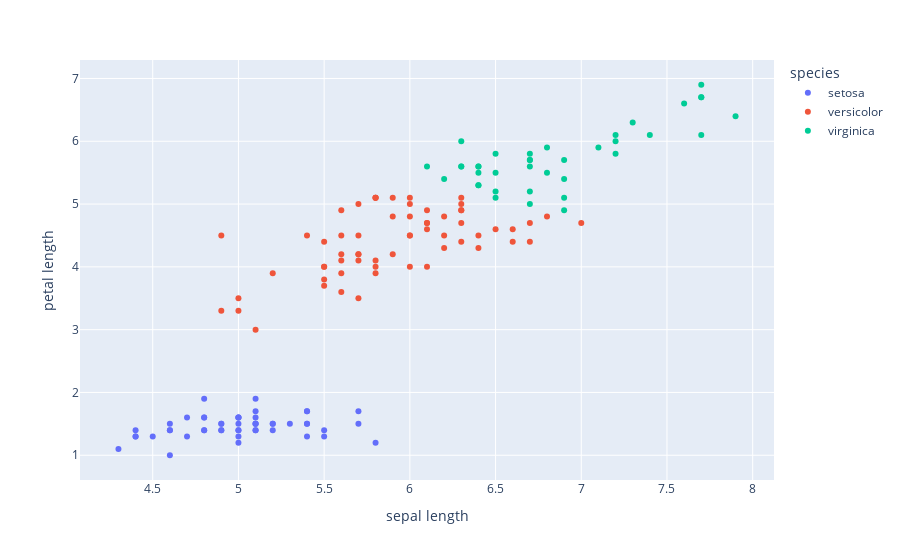

Notebook source saved alongside this figure:
### Code cell
px.scatter(data_frame=data, x = 'sepal length', y = 'petal length',
           color = 'species')

### Figure 1 — Plotly figure (JSON) as saved in the notebook; plotly's stock layout.template omitted (floating-point values rounded to 4 significant figures)
{"data": [{"hovertemplate": "species=setosa<br>sepal length=%{x}<br>petal length=%{y}<extra></extra>", "legendgroup": "setosa", "marker": {"color": "#636efa", "symbol": "circle"}, "mode": "markers", "name": "setosa", "orientation": "v", "showlegend": true, "type": "scatter", "x": [5.1, 4.9, 4.7, 4.6, 5, 5.4, 4.6, 5, 4.4, 4.9, 5.4, 4.8, 4.8, 4.3, 5.8, 5.7, 5.4, 5.1, 5.7, 5.1, 5.4, 5.1, 4.6, 5.1, 4.8, 5, 5, 5.2, 5.2, 4.7, 4.8, 5.4, 5.2, 5.5, 4.9, 5, 5.5, 4.9, 4.4, 5.1, 5, 4.5, 4.4, 5, 5.1, 4.8, 5.1, 4.6, 5.3, 5], "xaxis": "x", "y": [1.4, 1.4, 1.3, 1.5, 1.4, 1.7, 1.4, 1.5, 1.4, 1.5, 1.5, 1.6, 1.4, 1.1, 1.2, 1.5, 1.3, 1.4, 1.7, 1.5, 1.7, 1.5, 1, 1.7, 1.9, 1.6, 1.6, 1.5, 1.4, 1.6, 1.6, 1.5, 1.5, 1.4, 1.5, 1.2, 1.3, 1.4, 1.3, 1.5, 1.3, 1.3, 1.3, 1.6, 1.9, 1.4, 1.6, 1.4, 1.5, 1.4], "yaxis": "y"}, {"hovertemplate": "species=versicolor<br>sepal length=%{x}<br>petal length=%{y}<extra></extra>", "legendgroup": "versicolor", "marker": {"color": "#EF553B", "symbol": "circle"}, "mode": "markers", "name": "versicolor", "orientation": "v", "showlegend": true, "type": "scatter", "x": [7, 6.4, 5.5, 6.5, 5.7, 6.3, 4.9, 6.6, 5.2, 5, 5.9, 6, 6.1, 5.6, 6.7, 5.6, 5.8, 6.2, 5.6, 5.9, 6.1, 6.3, 6.1, 6.4, 6.6, 6.8, 6, 5.7, 5.5, 5.5, 5.8, 6, 5.4, 6, 6.7, 6.3, 5.6, 5.5, 5.5, 6.1, 5.8, 5, 5.6, 5.7, 5.7, 6.2, 5.1, 5.7, 5.8, 4.9, 5.7, 5.8, 6, 5.6, 6.3, 6.2, 6.1, 6.3, 6, 5.8, 6.3, 5.9], "xaxis": "x", "y": [4.7, 4.5, 4, 4.6, 4.5, 4.7, 3.3, 4.6, 3.9, 3.5, 4.2, 4, 4.7, 3.6, 4.4, 4.5, 4.1, 4.5, 3.9, 4.8, 4, 4.9, 4.7, 4.3, 4.4, 4.8, 4.5, 3.5, 3.8, 3.7, 3.9, 5.1, 4.5, 4.5, 4.7, 4.4, 4.1, 4, 4.4, 4.6, 4, 3.3, 4.2, 4.2, 4.2, 4.3, 3, 4.1, 5.1, 4.5, 5, 5.1, 5, 4.9, 4.9, 4.8, 4.9, 5.1, 4.8, 5.1, 5, 5.1], "yaxis": "y"}, {"hovertemplate": "species=virginica<br>sepal length=%{x}<br>petal length=%{y}<extra></extra>", "legendgroup": "virginica", "marker": {"color": "#00cc96", "symbol": "circle"}, "mode": "markers", "name": "virginica", "orientation": "v", "showlegend": true, "type": "scatter", "x": [6.9, 6.7, 6.3, 7.1, 6.3, 6.5, 7.6, 7.3, 6.7, 7.2, 6.5, 6.4, 6.8, 6.4, 6.5, 7.7, 7.7, 6.9, 7.7, 6.7, 7.2, 6.4, 7.2, 7.4, 7.9, 6.4, 6.1, 7.7, 6.3, 6.4, 6.9, 6.7, 6.9, 6.8, 6.7, 6.7, 6.5, 6.2], "xaxis": "x", "y": [4.9, 5, 6, 5.9, 5.6, 5.8, 6.6, 6.3, 5.8, 6.1, 5.1, 5.3, 5.5, 5.3, 5.5, 6.7, 6.9, 5.7, 6.7, 5.7, 6, 5.6, 5.8, 6.1, 6.4, 5.6, 5.6, 6.1, 5.6, 5.5, 5.4, 5.6, 5.1, 5.9, 5.7, 5.2, 5.2, 5.4], "yaxis": "y"}], "layout": {"legend": {"title": {"text": "species"}, "tracegroupgap": 0}, "margin": {"t": 60}, "xaxis": {"anchor": "y", "domain": [0, 1], "title": {"text": "sepal length"}}, "yaxis": {"anchor": "x", "domain": [0, 1], "title": {"text": "petal length"}}}}
